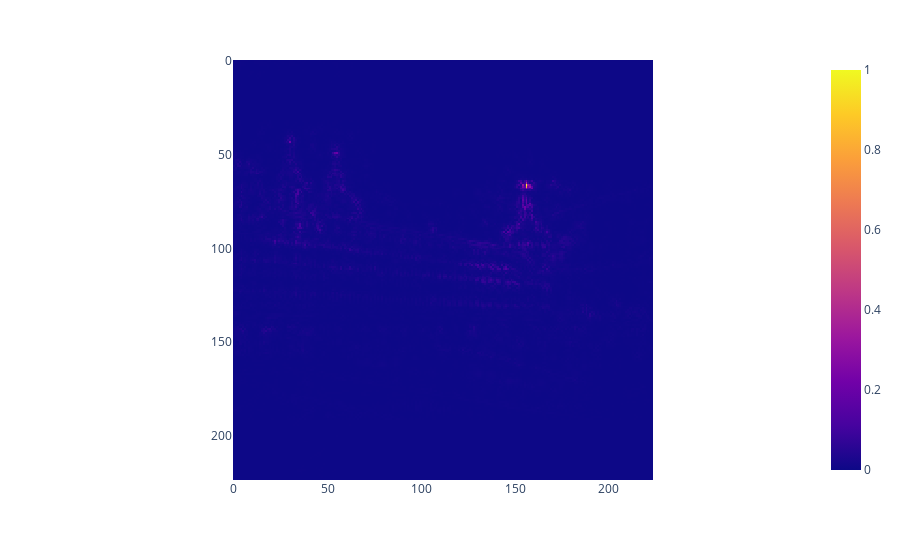

Source (notebook cell):
### Code cell
px.imshow(self.explanation)

### Figure 1 — Plotly figure (JSON) as saved in the notebook; plotly's stock layout.template omitted (floating-point values rounded to 4 significant figures; data arrays with more than 128 entries replaced by an {"elided": "..."} marker saying what was removed)
{"data": [{"coloraxis": "coloraxis", "hovertemplate": "x: %{x}<br>y: %{y}<br>color: %{z}<extra></extra>", "name": "0", "type": "heatmap", "xaxis": "x", "yaxis": "y", "z": {"elided": "224x224 float values"}}], "layout": {"coloraxis": {"colorscale": [[0, "#0d0887"], [0.1111, "#46039f"], [0.2222, "#7201a8"], [0.3333, "#9c179e"], [0.4444, "#bd3786"], [0.5556, "#d8576b"], [0.6667, "#ed7953"], [0.7778, "#fb9f3a"], [0.8889, "#fdca26"], [1, "#f0f921"]]}, "margin": {"t": 60}, "xaxis": {"anchor": "y", "constrain": "domain", "domain": [0, 1], "scaleanchor": "y"}, "yaxis": {"anchor": "x", "autorange": "reversed", "constrain": "domain", "domain": [0, 1]}}}
